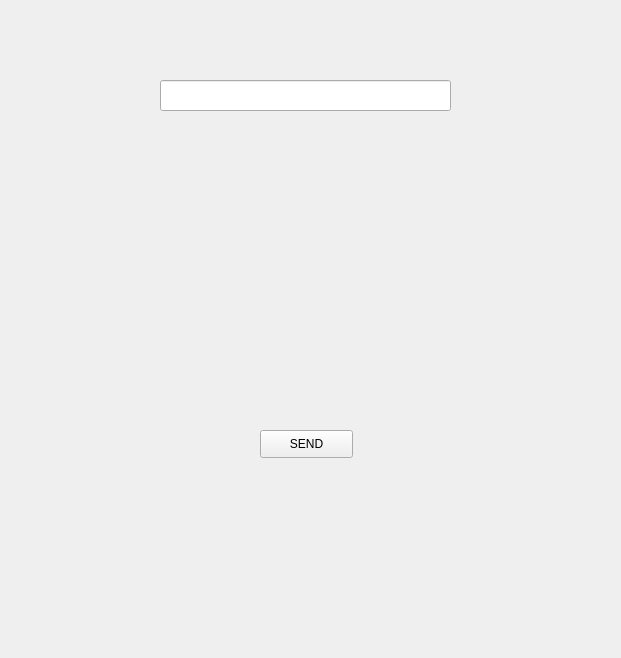
<?xml version="1.0" encoding="UTF-8"?>
<ui version="4.0">
 <class>SINClass</class>
 <widget class="QWidget" name="SINClass">
  <property name="geometry">
   <rect>
    <x>0</x>
    <y>0</y>
    <width>621</width>
    <height>658</height>
   </rect>
  </property>
  <property name="windowTitle">
   <string>SINClass</string>
  </property>
  <widget class="QLineEdit" name="send_mess">
   <property name="geometry">
    <rect>
     <x>160</x>
     <y>80</y>
     <width>291</width>
     <height>31</height>
    </rect>
   </property>
  </widget>
  <widget class="QLabel" name="receive_mess">
   <property name="geometry">
    <rect>
     <x>150</x>
     <y>160</y>
     <width>311</width>
     <height>191</height>
    </rect>
   </property>
   <property name="text">
    <string/>
   </property>
  </widget>
  <widget class="QPushButton" name="button">
   <property name="geometry">
    <rect>
     <x>260</x>
     <y>430</y>
     <width>93</width>
     <height>28</height>
    </rect>
   </property>
   <property name="text">
    <string>SEND</string>
   </property>
  </widget>
 </widget>
 <layoutdefault spacing="6" margin="11"/>
 <resources/>
 <connections/>
</ui>
